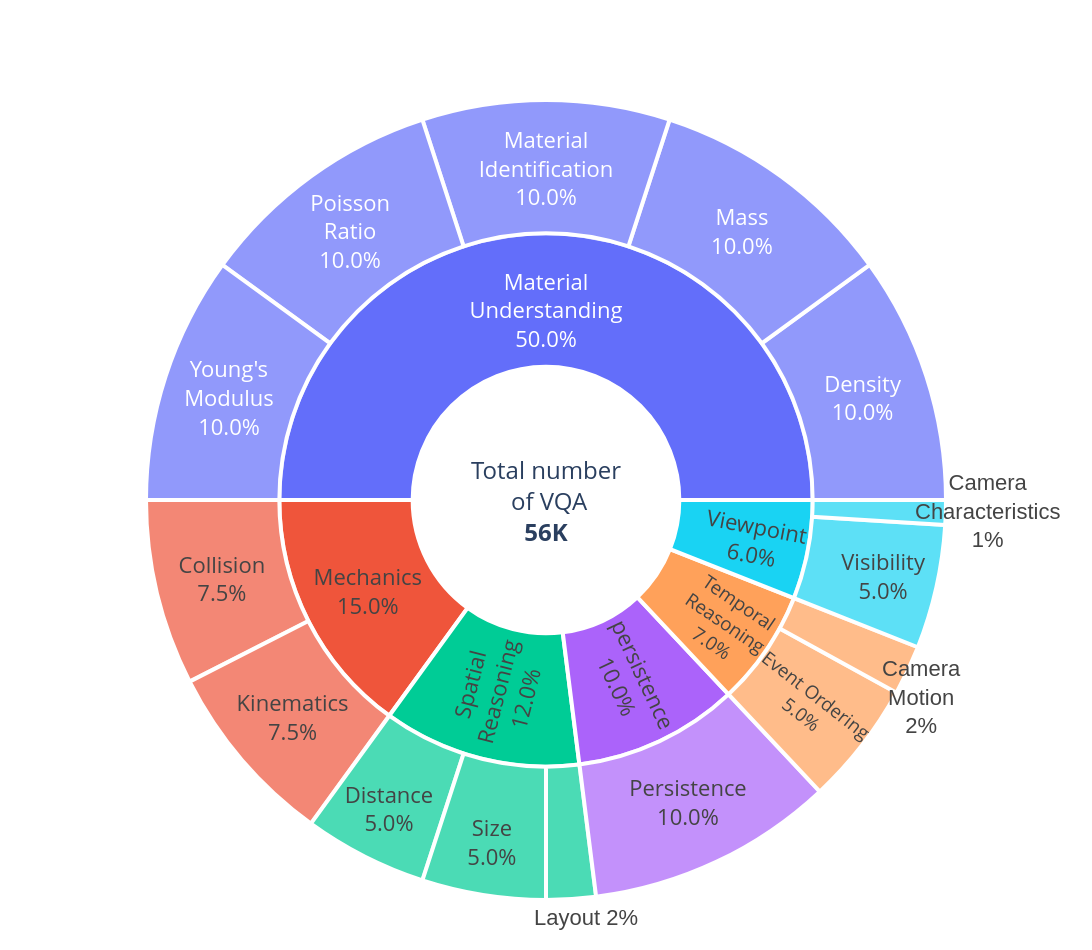

The code cell stored with this chart in its notebook:
### Code cell
import json
import plotly.graph_objects as go

# Paths
PATH_BAL_SUB = "../answering_questions/balancing_sub_categories.json"
PATH_DATA = "../simple_vqa.json"
PERCENT_MODE = "entry"  # change to "parent" if you prefer

CENTER_TEXT = "Total number<br> of VQA<br><b>61196</b>"
PERCENT_MODE = "entry"  # or "parent"

# Label mappings
mapping_sub = {
    "visibility": "Visibility",
    "material_identification": "Material<br>Identification",
    "size": "Size",
    "camera_characteristics": "Camera<br>Characteristics",
    "physics_property": "Physics<br>Property",
    "kinematics": "Kinematics",
    "collision": "Collision",
    "mass": "Mass",
    "density": "Density",   
    "young_modulus": "Young's<br>Modulus",
    "poisson_ratio": "Poisson<br>Ratio",
    "camera_motion": "Camera Motion",
    "layout": "Layout",
    "distance": "Distance",
    "event_ordering": "Event Ordering",
    "object_persistence": "Persistence",
}

mapping_cat = {
    "mechanics": "Mechanics",
    "spatial_reasoning": "Spatial<br>Reasoning",
    "visual_percetion": "Visual<br>Perception",
    "temporal": "Temporal<br>Reasoning",
    "view_point": "Viewpoint",
    "material_understanding": "Material<br>Understanding",
}

with open(PATH_BAL_SUB) as f:
    balancing = json.load(f)
with open(PATH_DATA) as f:
    data = json.load(f)


labels, parents, values = ["Total number<br> of VQA<br><b>61196</b>"], [""], [0.0]
main_totals, subs_for_main = {}, {}

for main_cat, items in data.items():
    seen = set()
    for _, props in items.items():
        if isinstance(props, dict):
            sc = props.get("sub_category")
            if sc and sc in balancing:
                seen.add(sc)
    if not seen:
        continue
    total = sum(balancing[sc] for sc in seen)
    if total <= 0:
        continue
    main_totals[main_cat] = total
    subs_for_main[main_cat] = sorted(seen)

# main categories
for main_cat, total in main_totals.items():
    labels.append(mapping_cat.get(main_cat, main_cat))
    parents.append(CENTER_TEXT)
    values.append(total)

# subcategories
for main_cat, sc_list in subs_for_main.items():
    parent_label = mapping_cat.get(main_cat, main_cat)
    for sc in sc_list:
        labels.append(mapping_sub[sc])
        parents.append(parent_label)
        values.append(balancing[sc])

values[0] = sum(main_totals.values())

# Choose tokens for text and hover based on percent mode
if PERCENT_MODE == "parent":
    percent_token = "%{percentParent:.1%}"
    textinfo_mode = "label+percent parent"
    hover_pct_lbl = "of parent"
else:
    percent_token = "%{percentEntry:.1%}"
    textinfo_mode = "label+percent entry"
    hover_pct_lbl = "of total"

# if the labels font is too small, just show percentages
if min(values[1:]) / values[0] < 0.03:
    textinfo_mode = "percent entry"

total_sum = values[0]
threshold = 0.03  # 3%

# build figure
fig = go.Figure(
    go.Sunburst(
        labels=labels,
        parents=parents,
        values=values,
        branchvalues="total",
        textinfo=textinfo_mode,  # show labels and percentages inside
        # Modified list comprehension
        texttemplate=[
            ""
            if (i == 0 or (values[i] / total_sum < threshold))
            else "%{label}<br>" + percent_token
            for i in range(len(labels))
        ],
        # insidetextorientation="radial",
        textfont=dict(size=22),  # big readable font
        marker=dict(line=dict(color="white", width=4)),
    )
)

# center text (annotation)
fig.add_annotation(
    text="Total number<br> of VQA<br><b>56K</b>",
    showarrow=False,
    font=dict(size=24),
    x=0.5,
    y=0.5,
)

# layout
fig.update_layout(
    # title=dict(
    #     text="Distribution of Question Categories<br>and Subcategories",
    #     font=dict(size=26),
    # ),
    width=1200,
    height=950,
    margin=dict(t=100, l=50, r=50, b=50),
)

fig.add_annotation(
    text="Layout 2%",  # your custom label
    x=0.54,
    y=-0.04,  # position (normalized 0–1)
    showarrow=False,
    font=dict(size=22, color="#444444", family="Arial"),
    textangle=0,  # rotation in degrees
)

fig.add_annotation(
    text="Camera<br>Motion<br>2%",  # your custom label
    x=0.92,
    y=0.2,  # position (normalized 0–1)
    showarrow=False,
    font=dict(size=22, color="#444444", family="Arial"),
    textangle=0,  # rotation in degrees
)

fig.add_annotation(
    text="Camera<br>Characteristics<br>1%",  # your custom label
    x=1.02,
    y=0.486,  # position (normalized 0–1)
    showarrow=False,
    font=dict(size=22, color="#444444", family="Arial"),
    textangle=0,  # rotation in degrees
)
# 
# fig.show()

### Figure 1 — Plotly figure (JSON) as saved in the notebook; plotly's stock layout.template omitted (floating-point values rounded to 4 significant figures)
{"data": [{"branchvalues": "total", "labels": ["Total number<br> of VQA<br><b>61196</b>", "Spatial<br>Reasoning", "Mechanics", "Material<br>Understanding", "Viewpoint", "Temporal<br>Reasoning", "persistence", "Distance", "Layout", "Size", "Collision", "Kinematics", "Density", "Mass", "Material<br>Identification", "Poisson<br>Ratio", "Young's<br>Modulus", "Camera<br>Characteristics", "Visibility", "Camera Motion", "Event Ordering", "Persistence"], "marker": {"line": {"color": "white", "width": 4}}, "parents": ["", "Total number<br> of VQA<br><b>61196</b>", "Total number<br> of VQA<br><b>61196</b>", "Total number<br> of VQA<br><b>61196</b>", "Total number<br> of VQA<br><b>61196</b>", "Total number<br> of VQA<br><b>61196</b>", "Total number<br> of VQA<br><b>61196</b>", "Spatial<br>Reasoning", "Spatial<br>Reasoning", "Spatial<br>Reasoning", "Mechanics", "Mechanics", "Material<br>Understanding", "Material<br>Understanding", "Material<br>Understanding", "Material<br>Understanding", "Material<br>Understanding", "Viewpoint", "Viewpoint", "Temporal<br>Reasoning", "Temporal<br>Reasoning", "persistence"], "textfont": {"size": 22}, "textinfo": "percent entry", "texttemplate": ["", "%{label}<br>%{percentEntry:.1%}", "%{label}<br>%{percentEntry:.1%}", "%{label}<br>%{percentEntry:.1%}", "%{label}<br>%{percentEntry:.1%}", "%{label}<br>%{percentEntry:.1%}", "%{label}<br>%{percentEntry:.1%}", "%{label}<br>%{percentEntry:.1%}", "", "%{label}<br>%{percentEntry:.1%}", "%{label}<br>%{percentEntry:.1%}", "%{label}<br>%{percentEntry:.1%}", "%{label}<br>%{percentEntry:.1%}", "%{label}<br>%{percentEntry:.1%}", "%{label}<br>%{percentEntry:.1%}", "%{label}<br>%{percentEntry:.1%}", "%{label}<br>%{percentEntry:.1%}", "", "%{label}<br>%{percentEntry:.1%}", "", "%{label}<br>%{percentEntry:.1%}", "%{label}<br>%{percentEntry:.1%}"], "type": "sunburst", "values": [1.0, 0.12, 0.15, 0.5, 0.06, 0.07, 0.1, 0.05, 0.02, 0.05, 0.075, 0.075, 0.1, 0.1, 0.1, 0.1, 0.1, 0.01, 0.05, 0.02, 0.05, 0.1]}], "layout": {"annotations": [{"font": {"size": 24}, "showarrow": false, "text": "Total number<br> of VQA<br><b>56K</b>", "x": 0.5, "y": 0.5}, {"font": {"color": "#444444", "family": "Arial", "size": 22}, "showarrow": false, "text": "Layout 2%", "textangle": 0, "x": 0.54, "y": -0.04}, {"font": {"color": "#444444", "family": "Arial", "size": 22}, "showarrow": false, "text": "Camera<br>Motion<br>2%", "textangle": 0, "x": 0.92, "y": 0.2}, {"font": {"color": "#444444", "family": "Arial", "size": 22}, "showarrow": false, "text": "Camera<br>Characteristics<br>1%", "textangle": 0, "x": 1.02, "y": 0.486}], "height": 950, "margin": {"b": 50, "l": 50, "r": 50, "t": 100}, "width": 1200}}
